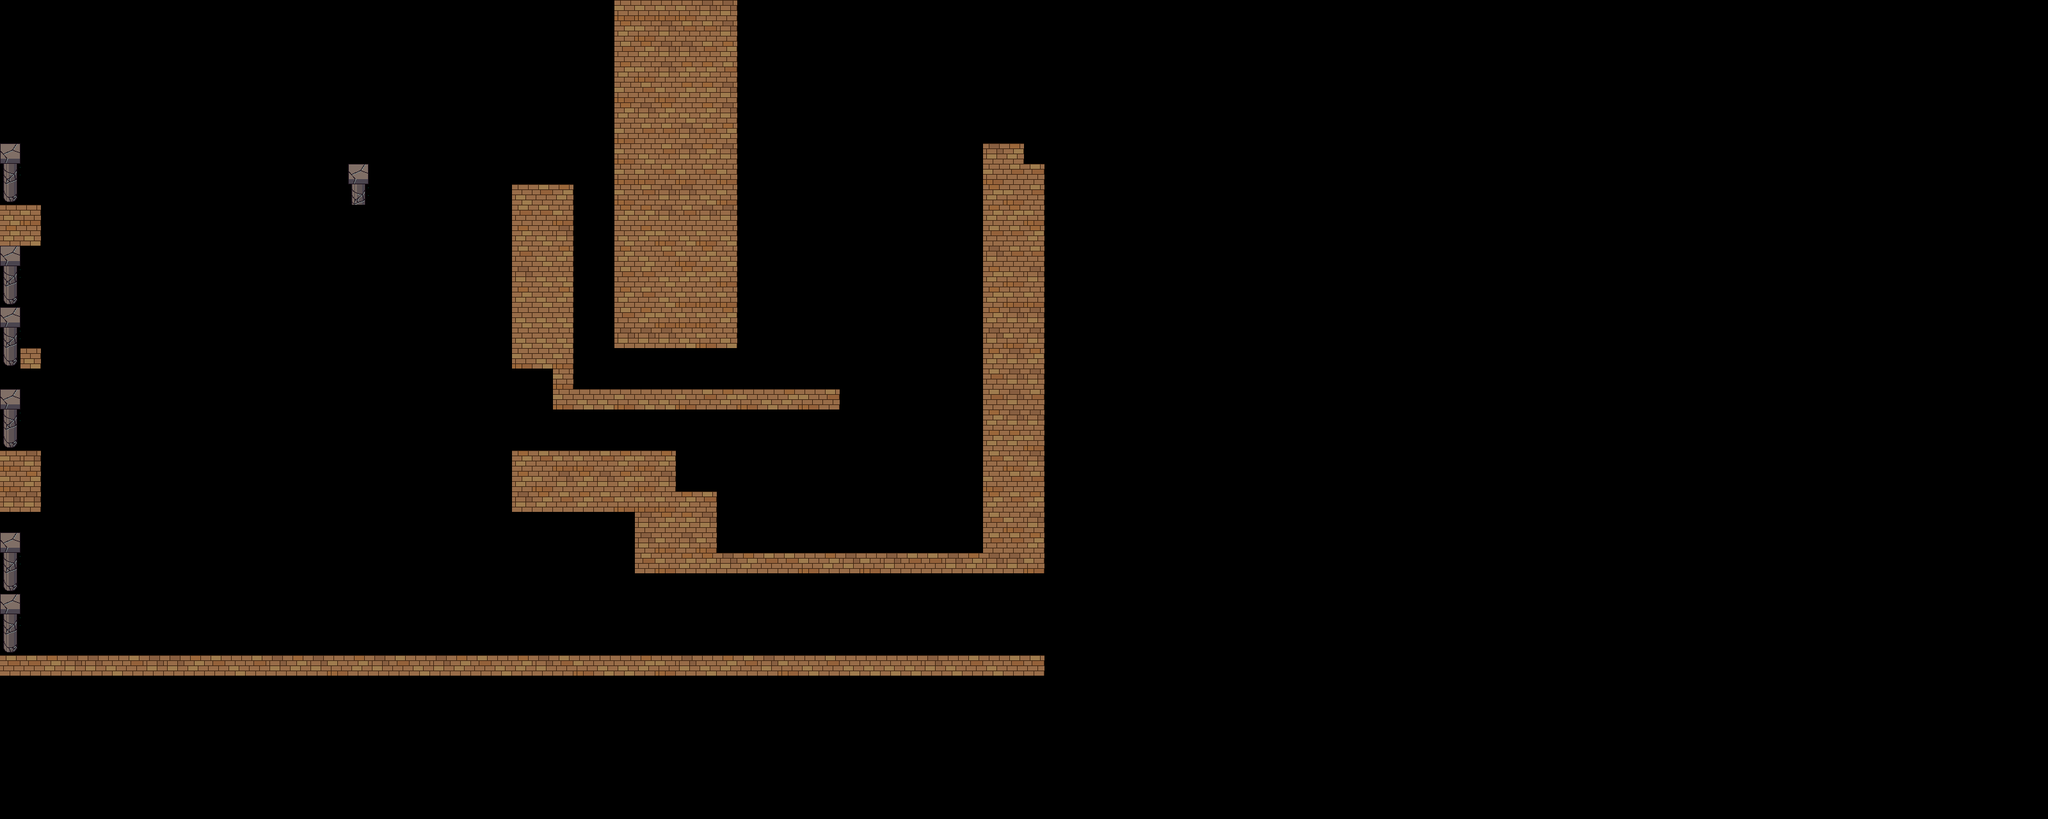

A level layout from a 2D game, rendered from its tile map. Below: a short description, then the map file with tile-grid data replaced by summaries:
An orthogonal 100x40 tile map with 32x32 px tiles, 2 tile layers (Background, Platforms) and 29 objects (23x Token, 5x BasicAI, Portal).

<map version="1.5" tiledversion="1.7.2" orientation="orthogonal" renderorder="right-down" width="100" height="40" tilewidth="32" tileheight="32" infinite="0" nextlayerid="11" nextobjectid="64">
 <tileset firstgid="1" name="terrain_atlas" tilewidth="32" tileheight="32" tilecount="1024" columns="32">
  <image source="../terrain_atlas.png" width="1024" height="1024" />
  <tile id="500">
   <properties>
    <property name="collides" type="bool" value="true" />
   </properties>
  </tile>
  <tile id="532">
   <properties>
    <property name="collides" type="bool" value="true" />
   </properties>
  </tile>
  <tile id="564">
   <properties>
    <property name="collides" type="bool" value="true" />
   </properties>
  </tile>
  <tile id="725">
   <properties>
    <property name="collides" type="bool" value="true" />
   </properties>
  </tile>
  <tile id="726">
   <properties>
    <property name="collides" type="bool" value="true" />
   </properties>
  </tile>
  <tile id="727">
   <properties>
    <property name="collides" type="bool" value="true" />
   </properties>
  </tile>
  <tile id="728">
   <properties>
    <property name="collides" type="bool" value="true" />
   </properties>
  </tile>
  <tile id="729">
   <properties>
    <property name="collides" type="bool" value="true" />
   </properties>
  </tile>
 </tileset>
 <layer id="2" name="Background" width="100" height="40">
  <data>[4000 cells, 0 non-empty, 0 distinct tile ids]</data>
 </layer>
 <layer id="1" name="Platforms" width="100" height="40">
  <data>[4000 cells, 339 non-empty, 8 distinct tile ids]</data>
 </layer>
 <objectgroup id="6" name="Tokens">
  <object id="1" name="Token" gid="415" x="160" y="319" width="32" height="32" />
  <object id="23" name="Token" gid="415" x="200" y="318.667" width="32" height="32" />
  <object id="24" name="Token" gid="415" x="242" y="319.333" width="32" height="32" />
  <object id="25" name="Token" gid="415" x="227.667" y="445.333" width="32" height="32" />
  <object id="26" name="Token" gid="415" x="267.667" y="445" width="32" height="32" />
  <object id="27" name="Token" gid="415" x="309.667" y="445.666" width="32" height="32" />
  <object id="31" name="Token" gid="415" x="95" y="544.667" width="32" height="32" />
  <object id="32" name="Token" gid="415" x="135" y="544.334" width="32" height="32" />
  <object id="33" name="Token" gid="415" x="177" y="545" width="32" height="32" />
  <object id="34" name="Token" gid="415" x="216.333" y="542.667" width="32" height="32" />
  <object id="35" name="Token" gid="415" x="256.333" y="542.334" width="32" height="32" />
  <object id="36" name="Token" gid="415" x="298.333" y="543" width="32" height="32" />
  <object id="37" name="Token" gid="415" x="337.667" y="542" width="32" height="32" />
  <object id="38" name="Token" gid="415" x="377.667" y="541.667" width="32" height="32" />
  <object id="39" name="Token" gid="415" x="419.667" y="542.333" width="32" height="32" />
  <object id="40" name="Token" gid="415" x="910" y="269.833" width="32" height="32" />
  <object id="41" name="Token" gid="415" x="909" y="304.333" width="32" height="32" />
  <object id="42" name="Token" gid="415" x="911.167" y="339.167" width="32" height="32" />
  <object id="43" name="Token" gid="415" x="910.167" y="370.167" width="32" height="32" />
  <object id="48" name="Token" gid="415" x="910.75" y="404.583" width="32" height="32" />
  <object id="49" name="Token" gid="415" x="910.75" y="442.083" width="32" height="32" />
  <object id="50" name="Token" gid="415" x="910.417" y="476.417" width="32" height="32" />
  <object id="51" name="Token" gid="415" x="910.417" y="512.417" width="32" height="32" />
 </objectgroup>
 <objectgroup id="8" name="Portals">
  <object id="63" name="Portal" gid="725" x="1568" y="1018" width="64" height="64" />
 </objectgroup>
 <objectgroup id="10" name="Pickups" />
 <objectgroup id="7" name="Enemies">
  <object id="53" name="BasicAI" gid="223" x="974" y="604.667" width="32" height="36" />
  <object id="54" name="BasicAI" gid="223" x="492" y="544" width="32" height="36" />
  <object id="55" name="BasicAI" gid="223" x="678" y="704" width="32" height="36" />
  <object id="56" name="BasicAI" gid="223" x="320" y="1020" width="32" height="36" />
  <object id="57" name="BasicAI" gid="223" x="956" y="1022" width="32" height="36" />
 </objectgroup>
</map>